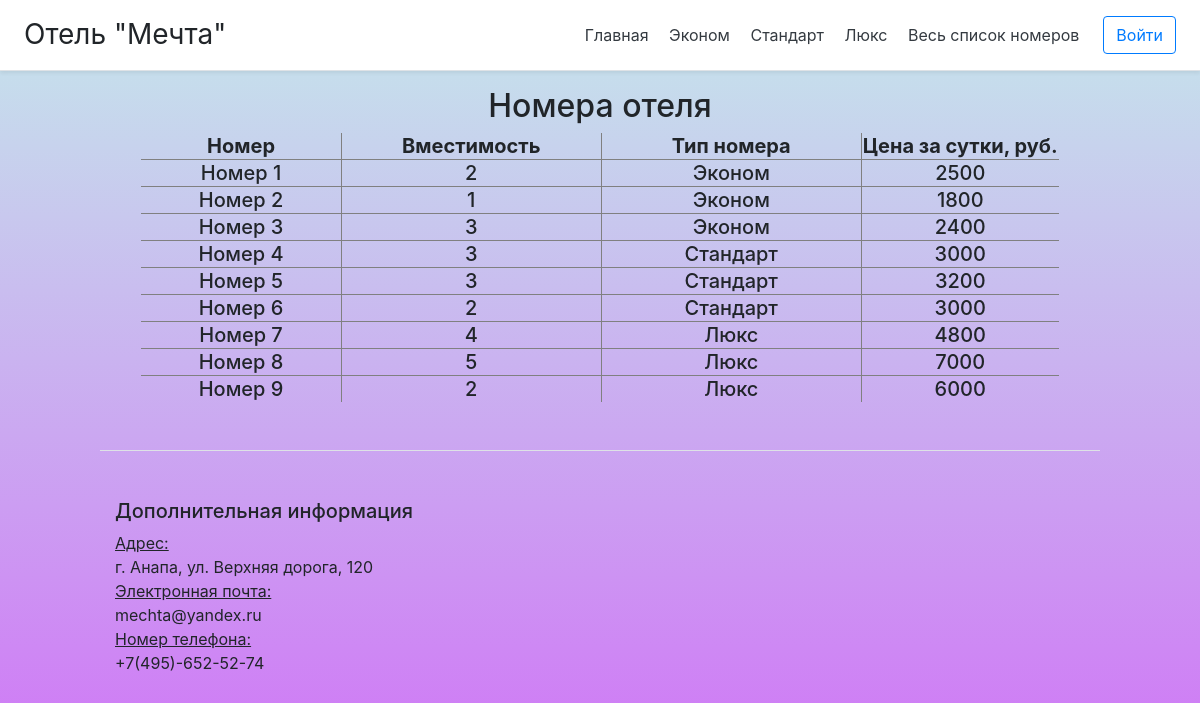
Page /list_room on the committed database.
### hotel/models.py (models this page shows, shortened)
class Room(models.Model):
    number = models.CharField('Номер', max_length=15)
    count = models.IntegerField('Вместимость, чел.')
    type = models.CharField('Тип номера', max_length=10)
    price = models.PositiveSmallIntegerField('Цена за сутки, руб.')
    name = models.ManyToManyField(Guest, verbose_name='ФИО', related_name='Name')
    class Meta:
        verbose_name = 'Номера'
        verbose_name_plural = 'Номера'

### hotel/views.py (the view)
# urls.py: path('list_room', views.list_room, name='list'),
def list_room(request):
    rooms = Room.objects.all()
    return render(request, 'hotel/rooms.html', {'list': rooms})

### hotel/templates/hotel/rooms.html (shortened to what this page needs)
{% extends 'hotel/base.html' %}
{% block content %}
    <h2 class="text-center">Номера отеля</h2>
    <h5><table rules="all" align="center">
        <tr align="center"><th width="200">Номер</th><th width="260">Вместимость</th><th width="260">Тип номера</th><th>Цена за сутки, руб.</th></tr>
        {% for room in list %}
        <tr align="center"><td>{{ room.number }}</td><td>{{ room.count }}</td><td>{{ room.type }}</td> <td>{{ room.price }}</td></tr>
        {% endfor %}
    </table></h5>
{% endblock %}

### rows in the picture
Room: number "Номер 1", count "2", type "Эконом", price "2500"
Room: number "Номер 2", count "1", type "Эконом", price "1800"
Room: number "Номер 3", count "3", type "Эконом", price "2400"
Room: number "Номер 4", count "3", type "Стандарт", price "3000"
Room: number "Номер 5", count "3", type "Стандарт", price "3200"
Room: number "Номер 6", count "2", type "Стандарт", price "3000"
Room: number "Номер 7", count "4", type "Люкс", price "4800"
Room: number "Номер 8", count "5", type "Люкс", price "7000"
Room: number "Номер 9", count "2", type "Люкс", price "6000"
